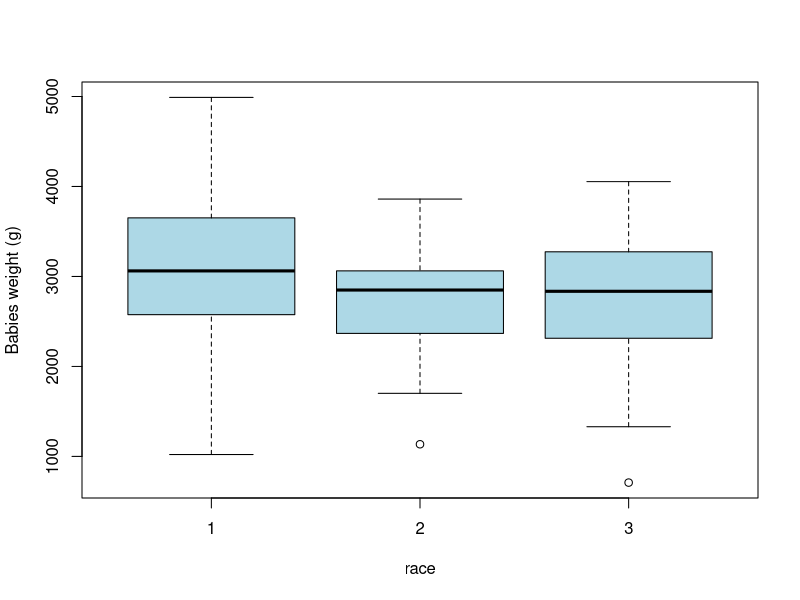
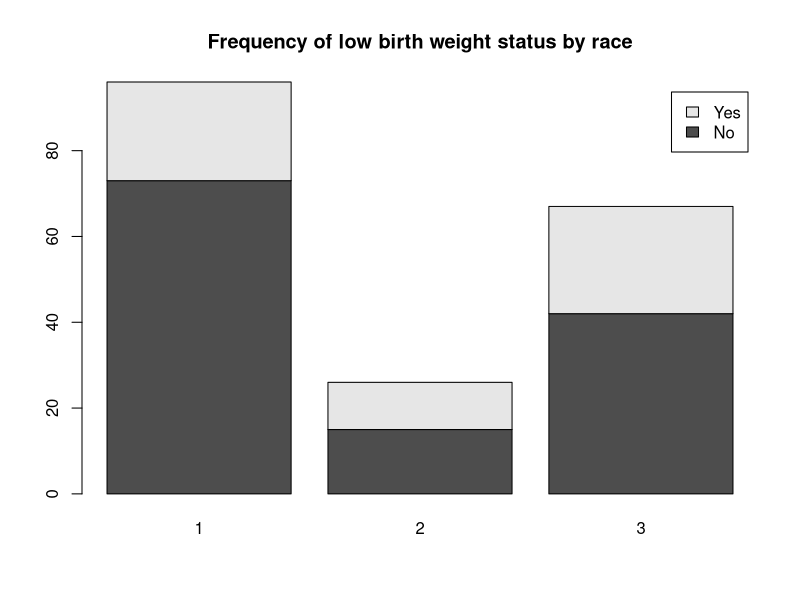
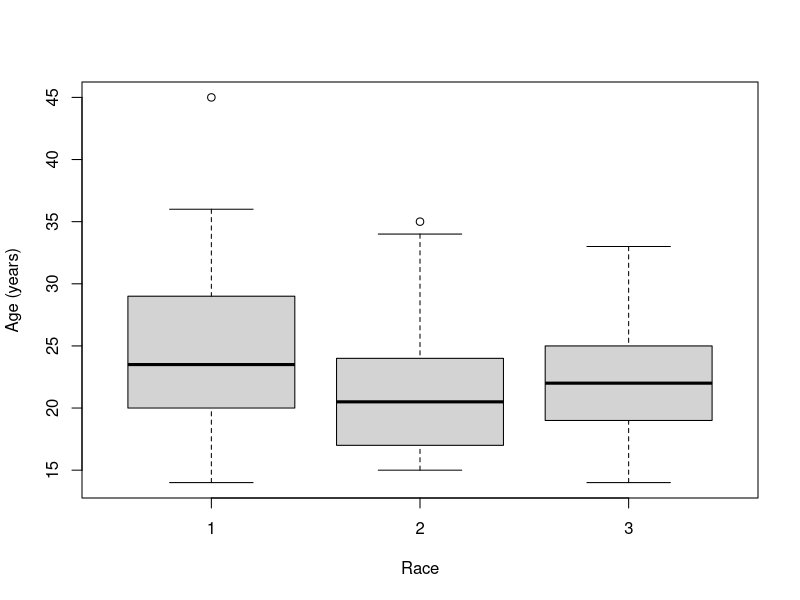

Recreate these plots in R, in order.
## ---- chunk 1
knitr::opts_chunk$set(eval=T, echo=T)
solution <- T
## ---- chunk 2
#Color Format
colFmt = function(x,color){
  outputFormat = knitr::opts_knit$get("rmarkdown.pandoc.to")
  if(outputFormat == 'latex')
    paste("\\textcolor{",color,"}{",x,"}",sep="")
  else if(outputFormat == 'html')
    paste("<font color='",color,"'>",x,"</font>",sep="")
  else
    x
}
## ---- chunk 3
library(MASS)
data("birthwt")
## ---- chunk 4
boxplot(bwt~ race, data= birthwt, xlab="race", ylab="Babies weight (g)", col="lightblue")
by( birthwt$bwt, birthwt$race, summary)
## ---- chunk 5
by(birthwt$bwt, birthwt$race, shapiro.test)
# OR by using the subset fonction and create a new database named white (same for the other 2 groups)
# white = subset(birthwt, race==1)
# shapiro.test(white$bwt)
# OR by using logical indexing approach for the variable birthwt$bwt
# shapiro.test(birthwt$bwt[birthwt$race==2])
## ---- chunk 6
# In the dataset race is coded as an interger but in reality race is categorical. 
# You need to force it in the function call using factor
bwt2race = aov(bwt~ factor(race), data= birthwt)
# Note that if you want to change the race variable into a factor for good you can do
# birthwt$race = factor(birthwt$race, levels=c(1,2,3), labels=c("White","Black","Other"))
# then no need to force it
# bwt2race = aov(bwt~ race, data= birthwt)
summary(bwt2race)
## ---- chunk 7
TukeyHSD(bwt2race)
## ---- chunk 8
## 2 categorical variables you can only count how many low birth weight babies in each race group
table("Low"=birthwt$low, "Race"=birthwt$race)
barplot(table("Low"=birthwt$low, "Race"=birthwt$race), 
        main="Frequency of low birth weight status by race", legend=c("No","Yes"))
## ---- chunk 9
# because we are comparing proportion and not mean:
fisher.test(table(birthwt$low, birthwt$race))
## ---- chunk 10
by(birthwt$age, birthwt$race, shapiro.test)
## ---- chunk 11
kruskal.test(age ~ race, data=birthwt)
## ---- chunk 12
by(birthwt$age, birthwt$race,summary)
boxplot(age ~ race, data=birthwt, xlab="Race", ylab="Age (years)")
## ---- chunk 13
fisher.test(table(birthwt$smoke, birthwt$race))
## For smoking p-value < 5% => H1
fisher.test(table(birthwt$ht, birthwt$race))
## p-value >5% => failing to reject H0
fisher.test(table(birthwt$ui, birthwt$race))
## p-value >5% => failing to reject H0
## ---- chunk 14
prop.table(table(birthwt$smoke, birthwt$race), margin=2)
